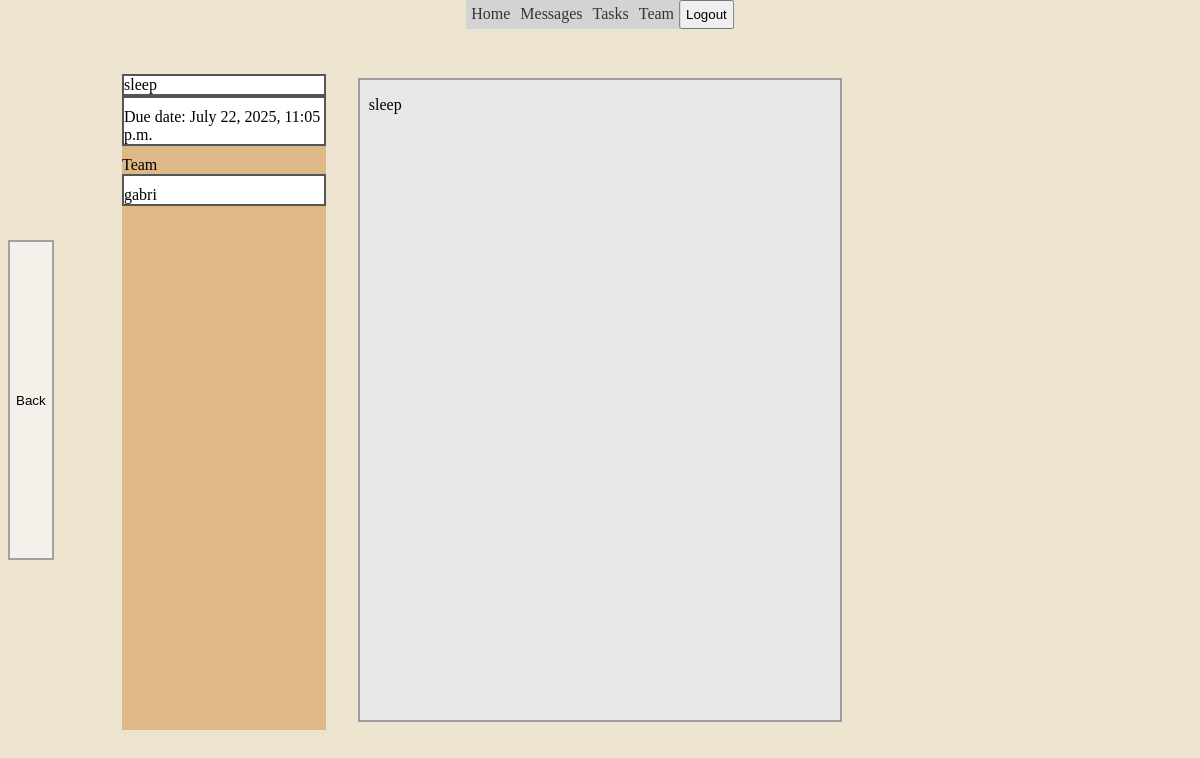
/dashboard/tasks/5/ (signed in), run on an earlier commit of the app's database.
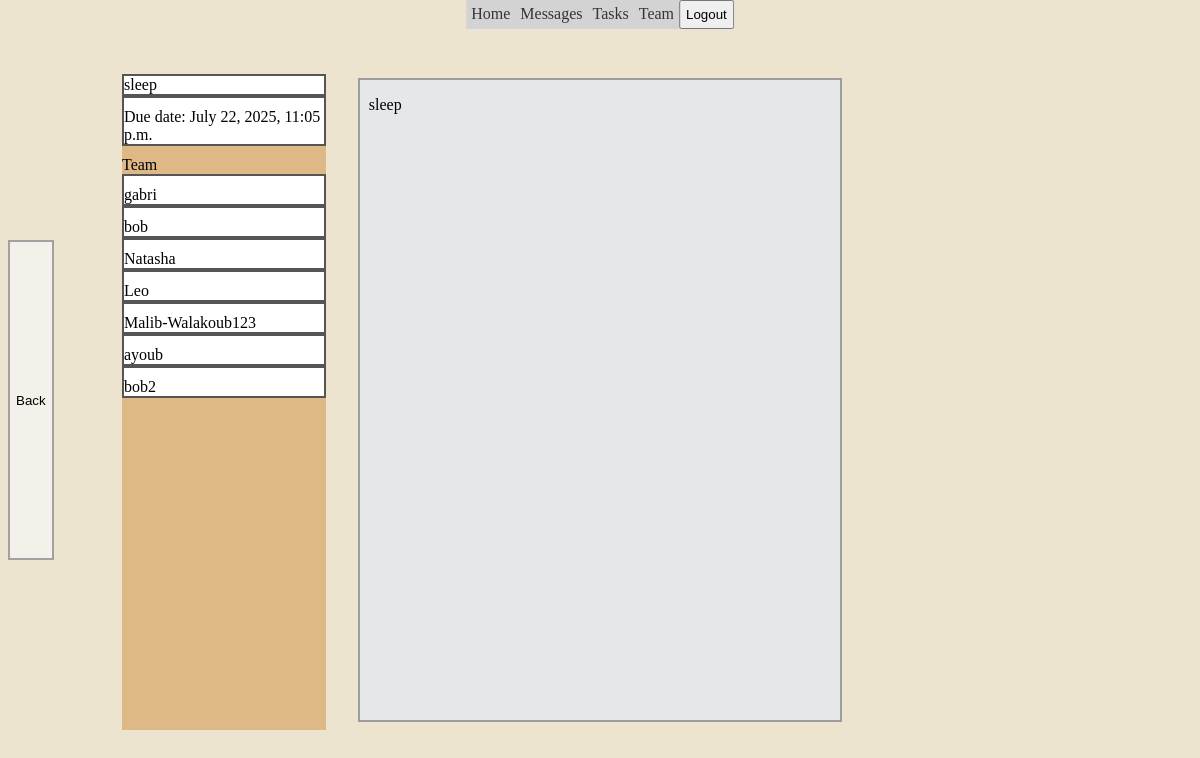
And on a later commit of the database.
### dashboard/models.py (models this page shows, shortened)
class Task(models.Model):
       users = models.ManyToManyField(UserProfile, related_name='task_users')
       description = models.TextField()
       name = models.CharField(max_length=50)
       creation_date = models.DateField(auto_now_add=True)
       due_date = models.DateTimeField()
       completed = models.BooleanField(default=False)
       urgent = models.BooleanField(default=False)

class UserProfile(models.Model):
    user = models.OneToOneField(settings.AUTH_USER_MODEL, on_delete=models.CASCADE,
                                help_text='* You can add a new user with the plus sign ')
    role = models.ForeignKey(Role, on_delete=models.SET_NULL, null=True)
    notes = models.TextField(blank=True)
    recipients = models.ManyToManyField(settings.AUTH_USER_MODEL,
                                         blank = True, related_name='many_relation', default='----' )
    team = models.ForeignKey('Team', on_delete=models.CASCADE, null=True)
    class Meta:
        verbose_name_plural = "Add a user"

class Users(AbstractUser):
    street_address = models.CharField(max_length=50, blank=True)
    phone = models.CharField(max_length=12, blank=True)
    assigned_on = models.DateField(auto_now_add=True)
    notes = models.TextField(blank=True)

### dashboard/views.py (the view)
# urls.py: path('tasks/<int:pk>/', views.TaskDetail.as_view(), name='task_detail'),
class TaskDetail(LoginRequiredMixin, DetailView):
    template_name = 'dashboard/task_detail.html'
    context_object_name = 'task'
    def get_object(self):
        report_id = self.kwargs['pk']
        return Task.objects.filter(id = report_id, users=self.request.user.userprofile)

### dashboard/templates/dashboard/task_detail.html
 {% include 'dashboard/base.html' %}
 {% block content %}
 {% for tasks in task %}
 <div class="data_container">
 <div class ="title_task_view">{{tasks.name}}</div>
  <div class="flex_container_task_view">Due date:    {{tasks.due_date}} </div>
  <div class="title_data">Team</div>
    {% for user in tasks.users.all %}
<div class="task_completed">{{user.user.username}}</div>
    {% endfor %}
 </div>
 {% endfor %}
 <div class="general_medium_container">
 {% for tasks in task %}
  <p class="general_text"> {{ tasks.description}} </p>
 </div>
 {% endfor %}
 <div class="send_msg_back">
   <a href="{% url 'dashboard:tasks_list' %}"><button class="del_btn2" type="button">Back</button></a>
 </div>
{% endblock %}

What changed in the data, as far as the page shows it:
changed Task "sleep": gains UserProfile (user.username "bob"); gains UserProfile (user.username "Natasha"); gains UserProfile (user.username "Leo")
added UserProfile: user.username "Malib-Walakoub123"
added UserProfile: user.username "ayoub"
added UserProfile: user.username "bob2"
